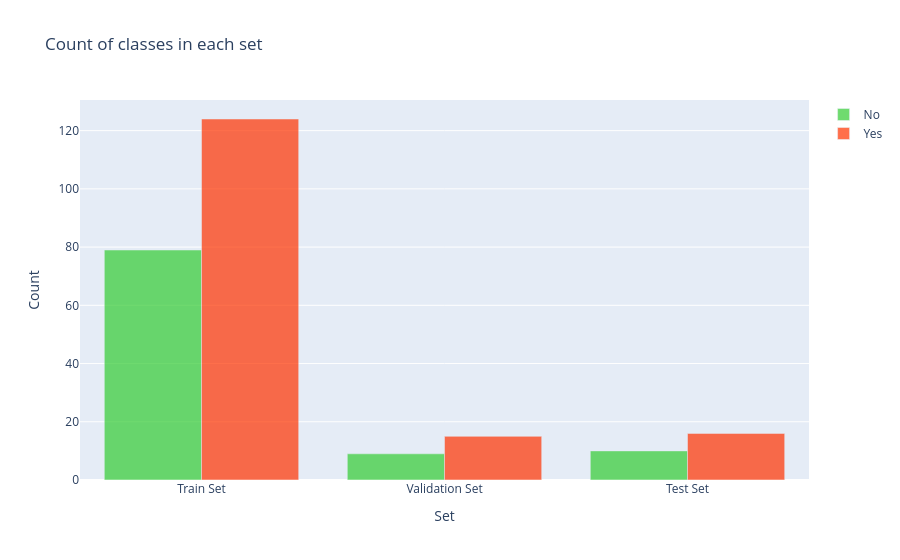

The notebook cell saved with this chart:
### Markdown cell above
Let's take a look at the distribution of classes among sets:

### Code cell
y = dict()
y[0] = []
y[1] = []
for set_name in (y_train, y_val, y_test):
    y[0].append(np.sum(set_name == 0))
    y[1].append(np.sum(set_name == 1))

trace0 = go.Bar(
    x=['Train Set', 'Validation Set', 'Test Set'],
    y=y[0],
    name='No',
    marker=dict(color='#33cc33'),
    opacity=0.7
)
trace1 = go.Bar(
    x=['Train Set', 'Validation Set', 'Test Set'],
    y=y[1],
    name='Yes',
    marker=dict(color='#ff3300'),
    opacity=0.7
)
data = [trace0, trace1]
layout = go.Layout(
    title='Count of classes in each set',
    xaxis={'title': 'Set'},
    yaxis={'title': 'Count'}
)
fig = go.Figure(data, layout)
iplot(fig)

### Figure 1 — Plotly figure (JSON) as saved in the notebook; plotly's stock layout.template omitted (floating-point values rounded to 4 significant figures)
{"data": [{"marker": {"color": "#33cc33"}, "name": "No", "opacity": 0.7, "type": "bar", "x": ["Train Set", "Validation Set", "Test Set"], "y": [79, 9, 10]}, {"marker": {"color": "#ff3300"}, "name": "Yes", "opacity": 0.7, "type": "bar", "x": ["Train Set", "Validation Set", "Test Set"], "y": [124, 15, 16]}], "layout": {"title": {"text": "Count of classes in each set"}, "xaxis": {"title": {"text": "Set"}}, "yaxis": {"title": {"text": "Count"}}}}
